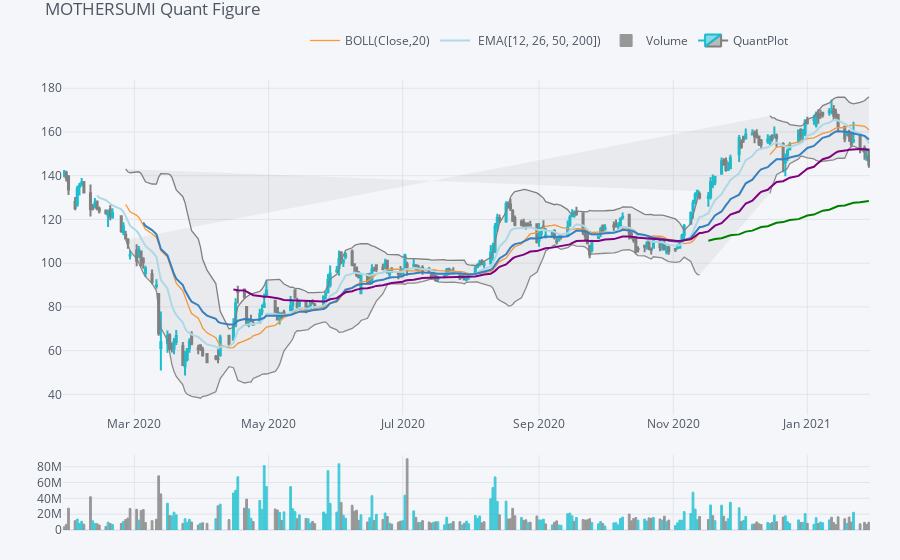

The code cell stored with this chart in its notebook:
### Code cell
'''
"dataGranularity":"1d","range":"1mo",
"validRanges":["1d","5d","1mo","3mo","6mo","1y","2y","5y","10y","ytd","max"]}
'''
TICKER_NAME = 'MOTHERSUMI'

df = get_stock_data(TICKER_NAME, '1y', '1d')
draw(df, TICKER_NAME, moving_avgs = [12, 26, 50, 200])
draw_quant(df.set_index('Date'), TICKER_NAME, moving_avgs=[12, 26, 50, 200], \
               moving_avgs_colors=['lightblue', 'blue', 'purple', 'green'])

### Figure 1 — Plotly figure (JSON) as saved in the notebook; plotly's stock layout.template omitted (floating-point values rounded to 4 significant figures; data arrays with more than 128 entries replaced by an {"elided": "..."} marker saying what was removed)
{"data": [{"legendgroup": "BOLL(Close,20)", "line": {"color": "rgba(255, 153, 51, 1.0)", "dash": "solid", "shape": "linear", "width": 1.3}, "mode": "lines", "name": "BOLL(Close,20)", "showlegend": true, "text": "", "type": "scatter", "x": {"elided": "251 str values"}, "y": {"elided": "251 mixed values"}, "yaxis": "y2"}, {"legendgroup": "BOLL(Close,20)", "line": {"color": "rgba(128, 128, 128, 1.0)", "dash": "solid", "shape": "linear", "width": 1.3}, "mode": "lines", "name": "UPPER(Close,20)", "showlegend": false, "text": "", "type": "scatter", "x": {"elided": "251 str values"}, "y": {"elided": "251 mixed values"}, "yaxis": "y2"}, {"fill": "tonexty", "fillcolor": "rgba(128, 128, 128, 0.1)", "legendgroup": "BOLL(Close,20)", "line": {"color": "rgba(128, 128, 128, 0.8999999999999999)", "dash": "solid", "shape": "linear", "width": 1.3}, "mode": "lines", "name": "LOWER(Close,20)", "showlegend": false, "text": "", "type": "scatter", "x": {"elided": "251 str values"}, "y": {"elided": "251 mixed values"}, "yaxis": "y2"}, {"legendgroup": " EMA([12, 26, 50, 200])", "line": {"color": "rgba(173, 216, 230, 1.0)", "dash": "solid", "shape": "linear", "width": 2}, "mode": "lines", "name": " EMA([12, 26, 50, 200])", "showlegend": true, "text": "", "type": "scatter", "x": {"elided": "251 str values"}, "y": {"elided": "251 mixed values"}, "yaxis": "y2"}, {"legendgroup": " EMA([12, 26, 50, 200])", "line": {"color": "rgba(55, 128, 191, 1.0)", "dash": "solid", "shape": "linear", "width": 2}, "mode": "lines", "name": " EMA(26)", "showlegend": false, "text": "", "type": "scatter", "x": {"elided": "251 str values"}, "y": {"elided": "251 mixed values"}, "yaxis": "y2"}, {"legendgroup": " EMA([12, 26, 50, 200])", "line": {"color": "rgba(128, 0, 128, 1.0)", "dash": "solid", "shape": "linear", "width": 2}, "mode": "lines", "name": " EMA(50)", "showlegend": false, "text": "", "type": "scatter", "x": {"elided": "251 str values"}, "y": {"elided": "251 mixed values"}, "yaxis": "y2"}, {"legendgroup": " EMA([12, 26, 50, 200])", "line": {"color": "rgba(0, 128, 0, 1.0)", "dash": "solid", "shape": "linear", "width": 2}, "mode": "lines", "name": " EMA(200)", "showlegend": false, "text": "", "type": "scatter", "x": {"elided": "251 str values"}, "y": {"elided": "251 mixed values"}, "yaxis": "y2"}, {"marker": {"color": {"elided": "251 str values"}, "line": {"color": {"elided": "251 str values"}, "width": 1}}, "name": "Volume", "opacity": 0.8, "orientation": "v", "text": "", "type": "bar", "x": {"elided": "251 str values"}, "y": {"elided": "251 mixed values"}, "yaxis": "y3"}, {"close": {"elided": "251 float values"}, "decreasing": {"line": {"color": "#808080"}}, "high": {"elided": "251 float values"}, "increasing": {"line": {"color": "#17BECF"}}, "low": {"elided": "251 float values"}, "name": "QuantPlot", "open": {"elided": "251 float values"}, "showlegend": true, "type": "candlestick", "x": {"elided": "251 str values"}, "yaxis": "y2"}], "layout": {"legend": {"bgcolor": "#F5F6F9", "font": {"color": "#4D5663"}, "orientation": "h", "x": 0.3, "y": 0.95, "yanchor": "bottom"}, "margin": {"b": 30, "l": 30, "r": 30, "t": 30}, "paper_bgcolor": "#F5F6F9", "plot_bgcolor": "#F5F6F9", "showlegend": true, "title": {"font": {"color": "#4D5663"}, "text": "MOTHERSUMI Quant Figure"}, "xaxis": {"anchor": "y2", "gridcolor": "#E1E5ED", "rangeselector": {"bgcolor": "rgba(150, 200, 250, 1)", "buttons": [{"count": 1, "label": "1m", "step": "month", "stepmode": "backward"}, {"count": 1, "label": "1y", "step": "year", "stepmode": "backward"}], "font": {"size": 13}, "visible": false, "x": 0, "y": 0.9}, "rangeslider": {"visible": false}, "showgrid": true, "tickfont": {"color": "#4D5663"}, "title": {"font": {"color": "#4D5663"}, "text": ""}, "zerolinecolor": "#E1E5ED"}, "yaxis": {"gridcolor": "#E1E5ED", "showgrid": true, "showticklabels": false, "tickfont": {"color": "#4D5663"}, "title": {"font": {"color": "#4D5663"}, "text": ""}, "zerolinecolor": "#E1E5ED"}, "yaxis2": {"domain": [0.23, 0.9], "gridcolor": "#E1E5ED", "showgrid": true, "tickfont": {"color": "#4D5663"}, "title": {"font": {"color": "#4D5663"}, "text": ""}, "zerolinecolor": "#E1E5ED"}, "yaxis3": {"domain": [0, 0.15], "gridcolor": "#E1E5ED", "showgrid": true, "tickfont": {"color": "#4D5663"}, "title": {"font": {"color": "#4D5663"}, "text": ""}, "zerolinecolor": "#E1E5ED"}}}
